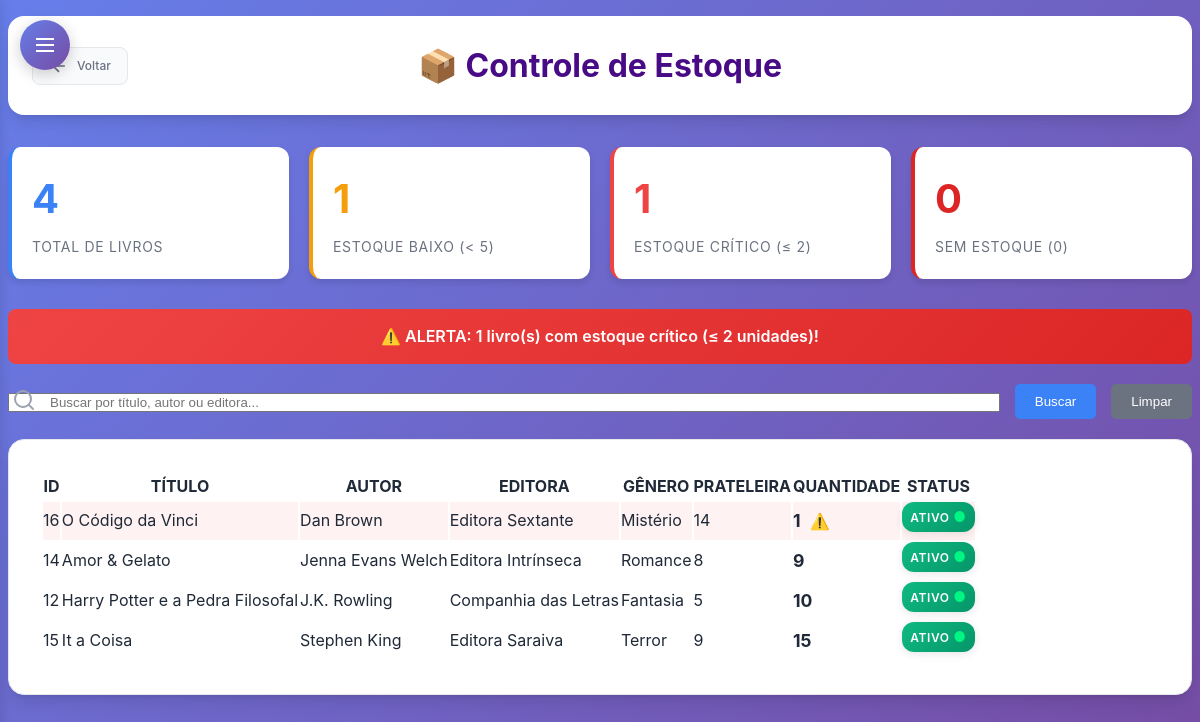
Page /subtelas/consultar_estoque.php (signed in) on the earlier database version.
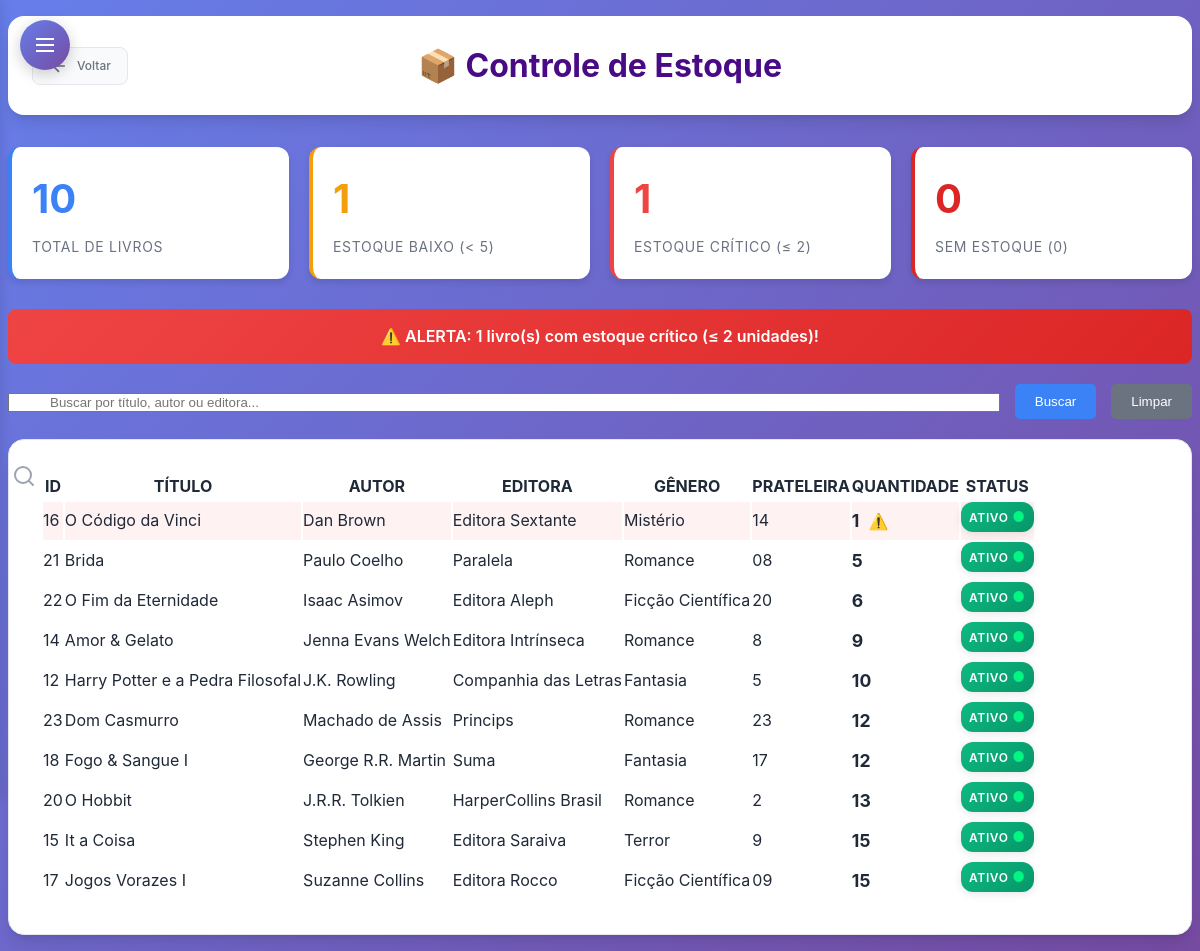
Same page on the later database version.
### tables this page shows
CREATE TABLE `livro` (
  `Cod_Livro` int(11) NOT NULL,
  `Cod_Autor` int(11) DEFAULT NULL,
  `Cod_Editora` int(11) DEFAULT NULL,
  `Cod_Doador` int(11) DEFAULT NULL,
  `Cod_Genero` int(11) DEFAULT NULL,
  `Titulo` varchar(50) NOT NULL,
  `Data_Lancamento` varchar(12) DEFAULT NULL,
  `Data_Registro` varchar(12) DEFAULT NULL,
  `Quantidade` int(11) NOT NULL,
  `Num_Prateleira` char(2) DEFAULT NULL,
  `Foto` longblob NOT NULL,
  `status` enum('ativo','inativo') DEFAULT 'ativo'
);

CREATE TABLE `autor` (
  `Cod_Autor` int(11) NOT NULL,
  `Nome_Autor` varchar(255) DEFAULT NULL,
  `Telefone` varchar(255) DEFAULT NULL,
  `Email` varchar(255) NOT NULL,
  `status` enum('ativo','inativo') DEFAULT 'ativo'
);

CREATE TABLE `editora` (
  `Cod_Editora` int(11) NOT NULL,
  `Nome_Editora` varchar(255) DEFAULT NULL,
  `Telefone` varchar(255) DEFAULT NULL,
  `Email` varchar(255) NOT NULL,
  `status` enum('ativo','inativo') DEFAULT 'ativo'
);

CREATE TABLE `genero` (
  `Cod_Genero` int(11) NOT NULL,
  `Nome_Genero` varchar(255) DEFAULT NULL
);

### subtelas/consultar_estoque.php (the view, shortened to what this page needs)
<?php
require_once '../conexao.php';
$sql = "SELECT
          l.Cod_Livro,
          l.Titulo,
          l.Quantidade,
          l.Num_Prateleira,
          l.status,
          a.Nome_Autor,
          e.Nome_Editora,
          g.Nome_Genero
        FROM livro l
        LEFT JOIN autor a ON l.Cod_Autor = a.Cod_Autor
        LEFT JOIN editora e ON l.Cod_Editora = e.Cod_Editora
        LEFT JOIN genero g ON l.Cod_Genero = g.Cod_Genero
        ORDER BY l.Quantidade ASC, l.Titulo ASC";
try {
    $stmt = $pdo->prepare($sql);
    $stmt->execute();
    $livros = $stmt->fetchAll(PDO::FETCH_ASSOC);
    $estoque_baixo = array_filter($livros, function($livro) {
        return $livro['Quantidade'] < 5 && $livro['status'] == 'ativo';
    });
    $total_livros = count($livros);
    $total_estoque_baixo = count($estoque_baixo);
} catch (PDOException $e) {
    $erro = "Erro na consulta: " . $e->getMessage();
    $livros = [];
}
?>
<!DOCTYPE html>
<html lang="pt-br">
<head>
    <link rel="stylesheet" type="text/css" href="subtelas_css/consultas.css">
    <link rel="stylesheet" type="text/css" href="subtelas_css/sidebar-dropdown.css">
</head>
<body>
    <?php include 'includes/sidebar-dropdown.php'; ?>
    <div class="page-wrapper">
        <header class="header">
            <a href="<?= $linkVoltar ?>" class="btn-voltar">
                <svg width="20" height="20" viewBox="0 0 24 24" fill="none" stroke="currentColor" stroke-width="2">
                    <path d="M19 12H5M12 19l-7-7 7-7"/>
                </svg>
                Voltar
            </a>
            <h1>📦 Controle de Estoque</h1>
        </header>
        <div class="stats-container">
            <div class="stat-card total">
                <div class="stat-number" style="color: #3b82f6;"><?= $total_livros ?></div>
                <div class="stat-label">Total de Livros</div>
            </div>
            <div class="stat-card baixo">
                <div class="stat-number" style="color: #f59e0b;"><?= $total_estoque_baixo ?></div>
                <div class="stat-label">Estoque Baixo (< 5)</div>
            </div>
            <?php
            $estoque_critico = array_filter($livros, function($livro) {
                return $livro['Quantidade'] <= 2 && $livro['status'] == 'ativo';
            });
            $total_critico = count($estoque_critico);
            ?>
            <div class="stat-card critico">
                <div class="stat-number" style="color: #ef4444;"><?= $total_critico ?></div>
                <div class="stat-label">Estoque Crítico (≤ 2)</div>
            </div>
            <?php
            $estoque_zero = array_filter($livros, function($livro) {
                return $livro['Quantidade'] == 0 && $livro['status'] == 'ativo';
            });
            $total_zero = count($estoque_zero);
            ?>
            <div class="stat-card zero">
                <div class="stat-number" style="color: #dc2626;"><?= $total_zero ?></div>
                <div class="stat-label">Sem Estoque (0)</div>
            </div>
        </div>
        <?php if ($total_zero > 0): ?>
            <div class="alert-banner critical">
                🚨 ALERTA CRÍTICO: <?= $total_zero ?> livro(s) estão sem estoque!
            </div>
        <?php elseif ($total_critico > 0): ?>
            <div class="alert-banner critical">
                ⚠️ ALERTA: <?= $total_critico ?> livro(s) com estoque crítico (≤ 2 unidades)!
            </div>
        <?php elseif ($total_estoque_baixo > 0): ?>
            <div class="alert-banner">
                ⚠️ ATENÇÃO: <?= $total_estoque_baixo ?> livro(s) com estoque baixo (< 5 unidades)!
            </div>
        <?php endif; ?>
        <form action="consultar_estoque.php" method="POST">
            <div class="search-container">
                <div style="flex: 1;">
                    <input type="text" id="search-input" name="busca" placeholder="Buscar por título, autor ou editora..." value="<?= htmlspecialchars(isset($_POST['busca']) ? $_POST['busca'] : '') ?>" style="width: 100%; padding-left: 40px;">
                </div>
                <button type="submit" class="btn-filtrar">Buscar</button>
                <button type="button" class="btn-limpar" onclick="document.getElementById('search-input').value=''; document.forms[0].submit();">Limpar</button>
            </div>
        </form>
        <nav>
            <table id="estoque-table">
                <thead>
                    <tr>
                        <th>ID</th>
                        <th>TÍTULO</th>
                        <th>AUTOR</th>
                        <th>EDITORA</th>
                        <th>GÊNERO</th>
                        <th>PRATELEIRA</th>
                        <th>QUANTIDADE</th>
                        <th>STATUS</th>
                    </tr>
                </thead>
                <tbody>
                    <?php if (!empty($livros) && is_array($livros)): ?>
                        <?php foreach ($livros as $livro): ?>
                            <?php
                            $classe_linha = '';
                            if ($livro['status'] == 'ativo') {
                                if ($livro['Quantidade'] == 0) {
                                    $classe_linha = 'estoque-zero';
                                } elseif ($livro['Quantidade'] <= 2) {
                                    $classe_linha = 'estoque-critico';
                                } elseif ($livro['Quantidade'] < 5) {
                                    $classe_linha = 'estoque-baixo';
                                }
                            }
                            ?>
                            <tr class="<?= $classe_linha ?>">
                                <td><?= htmlspecialchars($livro['Cod_Livro']) ?></td>
                                <td><?= htmlspecialchars($livro['Titulo']) ?></td>
                                <td><?= htmlspecialchars($livro['Nome_Autor'] ?? 'N/A') ?></td>
                                <td><?= htmlspecialchars($livro['Nome_Editora'] ?? 'N/A') ?></td>
                                <td><?= htmlspecialchars($livro['Nome_Genero'] ?? 'N/A') ?></td>
                                <td><?= htmlspecialchars($livro['Num_Prateleira'] ?? 'N/A') ?></td>
                                <td>
                                    <strong style="font-size: 1.1em;">
                                        <?= $livro['Quantidade'] ?>
                                    </strong>
                                    <?php if ($livro['Quantidade'] < 5 && $livro['status'] == 'ativo'): ?>
                                        <span style="color: #f59e0b; margin-left: 5px;">⚠️</span>
                                    <?php endif; ?>
                                </td>
                                <td>
                                    <span class="status-badge status-<?= $livro['status'] ?>">
                                        <?= ucfirst($livro['status']) ?>
                                    </span>
                                </td>
                            </tr>
                        <?php endforeach; ?>
                    <?php else: ?>
                        <tr><td colspan="8">Nenhum livro encontrado</td></tr>
                    <?php endif; ?>
                </tbody>
            </table>
        </nav>
    </div>
</body>
</html>

### subtelas/includes/sidebar-dropdown.php (shortened to what this page needs)
<?php
switch ($_SESSION['perfil']) {
    case 1:
        $linkVoltar = "../gerente.php";
        break;
}
?>
<button id="sidebar-toggle" class="sidebar-toggle">
    <svg width="24" height="24" viewBox="0 0 24 24" fill="none" stroke="currentColor" stroke-width="2">
        <line x1="3" y1="6" x2="21" y2="6"/>
        <line x1="3" y1="12" x2="21" y2="12"/>
        <line x1="3" y1="18" x2="21" y2="18"/>
    </svg>
</button>

### subtelas/subtelas_css/consultas.css (style rules this page uses)
:root { --primary-color: #6366f1; --primary-dark: #4f46e5; --primary-light: #a5b4fc; --secondary-color: #f59e0b; --secondary-dark: #d97706; --accent-color: #ec4899; --accent-light: #f9a8d4; --text-primary: #1f2937; --text-secondary: #6b7280; --text-muted: #9ca3af; --bg-primary: #ffffff; --bg-secondary: #f9fafb; --bg-tertiary: #f3f4f6; --border-color: #e5e7eb; --border-focus: #6366f1; --shadow-sm: 0 1px 2px 0 rgb(0 0 0 / 0.05); --shadow-md: 0 4px 6px -1px rgb(0 0 0 / 0.1), 0 2px 4px -2px rgb(0 0 0 / 0.1); --shadow-lg: 0 10px 15px -3px rgb(0 0 0 / 0.1), 0 4px 6px -4px rgb(0 0 0 / 0.1); --shadow-xl: 0 20px 25px -5px rgb(0 0 0 / 0.1), 0 8px 10px -6px rgb(0 0 0 / 0.1); --radius-sm: 0.375rem; --radius-md: 0.5rem; --radius-lg: 0.75rem; --radius-xl: 1rem; --radius-2xl: 1.5rem; --transition: all 0.2s cubic-bezier(0.4, 0, 0.2, 1); }
* { margin: 0; padding: 0; box-sizing: border-box; }
body { font-family: 'Inter', -apple-system, BlinkMacSystemFont, 'Segoe UI', Roboto, sans-serif; background: linear-gradient(135deg, #667eea 0%, #764ba2 100%); min-height: 100vh; color: var(--text-primary); line-height: 1.6; }
.page-wrapper { min-height: 100vh; padding: 1rem 0.5rem; }
header { background: var(--bg-primary); border-radius: var(--radius-xl); padding: 1.5rem; margin: 0 auto 2rem; max-width: 1200px; box-shadow: var(--shadow-lg); position: relative; overflow: hidden; }
header::before { content: ''; position: absolute; top: 0; left: 0; right: 0; height: 3px; }
header h1 { font-size: 2rem; font-weight: 700; text-align: center; color: #480b85; margin: 0; }
.btn-voltar { position: absolute; left: 1.5rem; top: 50%; transform: translateY(-50%); display: flex; align-items: center; gap: 0.5rem; padding: 0.5rem 1rem; background: var(--bg-secondary); color: var(--text-secondary); border: 1px solid var(--border-color); border-radius: var(--radius-md); cursor: pointer; font-size: 0.75rem; font-weight: 500; transition: var(--transition); text-decoration: none; }
nav { background: var(--bg-primary); padding: 2rem; border-radius: var(--radius-xl); box-shadow: var(--shadow-lg); width: 100%; max-width: 1200px; border: 1px solid var(--border-color); margin: 0 auto; overflow: hidden; }
.status-badge { display: inline-flex; align-items: center; gap: 0.5rem; padding: 0.5rem 1rem; border-radius: 50px; font-size: 0.75rem; font-weight: 600; text-transform: uppercase; letter-spacing: 0.05em; position: relative; overflow: hidden; transition: all 0.3s ease; box-shadow: 0 2px 8px rgba(0, 0, 0, 0.1); }
.status-badge::before { content: ''; position: absolute; top: 0; left: 0; right: 0; bottom: 0; background: linear-gradient(45deg, transparent, rgba(255, 255, 255, 0.1), transparent); transform: translateX(-100%); transition: transform 0.6s ease; }
.status-badge.status-ativo { background: linear-gradient(135deg, #10b981, #059669); color: white; border: none; }
.status-badge.status-ativo::after { content: '●'; color: #00f583; font-size: 0.875rem; animation: pulse 2s infinite; }
.form-section, #search-container, nav { animation: fadeInUp 0.6s ease-out; }
nav { animation-delay: 0.2s; }

### subtelas/subtelas_css/sidebar-dropdown.css (style rules this page uses)
.sidebar-toggle { position: absolute; top: 20px; left: 20px; z-index: 1001; background: linear-gradient(135deg, #667eea 0%, #764ba2 100%); border: none; color: white; width: 50px; height: 50px; border-radius: 50%; cursor: pointer; box-shadow: 0 4px 15px rgba(0, 0, 0, 0.2); transition: all 0.3s ease; display: flex; align-items: center; justify-content: center; }
.sidebar-toggle svg { width: 24px; height: 24px; transition: transform 0.3s ease; }
.page-wrapper { transition: margin-left 0.3s ease; }

Differences in the rows shown:
added livro: Cod_Livro "21", Titulo "Brida", Cod_Autor.Nome_Autor "Paulo Coelho", Cod_Editora.Nome_Editora "Paralela", Cod_Genero.Nome_Genero "Romance", Num_Prateleira "08", Quantidade "5", status "ATIVO"
added livro: Cod_Livro "22", Titulo "O Fim da Eternidade", Cod_Autor.Nome_Autor "Isaac Asimov", Cod_Editora.Nome_Editora "Editora Aleph", Cod_Genero.Nome_Genero "Ficção Científica", Num_Prateleira "20", Quantidade "6", status "ATIVO"
added livro: Cod_Livro "23", Titulo "Dom Casmurro", Cod_Autor.Nome_Autor "Machado de Assis", Cod_Editora.Nome_Editora "Princips", Cod_Genero.Nome_Genero "Romance", Num_Prateleira "23", Quantidade "12", status "ATIVO"
added livro: Cod_Livro "18", Titulo "Fogo & Sangue I", Cod_Autor.Nome_Autor "George R.R. Martin", Cod_Editora.Nome_Editora "Suma", Cod_Genero.Nome_Genero "Fantasia", Num_Prateleira "17", Quantidade "12", status "ATIVO"
added livro: Cod_Livro "20", Titulo "O Hobbit", Cod_Autor.Nome_Autor "J.R.R. Tolkien", Cod_Editora.Nome_Editora "HarperCollins Brasil", Cod_Genero.Nome_Genero "Romance", Num_Prateleira "2", Quantidade "13", status "ATIVO"
added livro: Cod_Livro "17", Titulo "Jogos Vorazes I", Cod_Autor.Nome_Autor "Suzanne Collins", Cod_Editora.Nome_Editora "Editora Rocco", Cod_Genero.Nome_Genero "Ficção Científica", Num_Prateleira "09", Quantidade "15", status "ATIVO"
Other differences:
$total_livros: "4" → "10"
